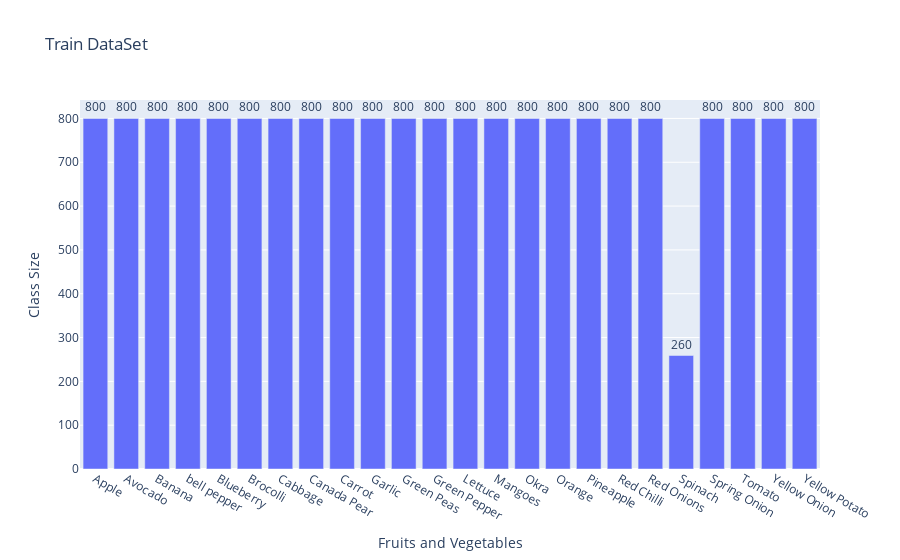

The notebook cell this image was saved under:
### Markdown cell above
Import Inception

### Code cell
import plotly.express as px

fig = px.bar(train_class_dist.keys(), x=list(train_class_dist.keys()), y=list(train_class_dist.values()),labels={"y":"Class Size", "x":"Fruits and Vegetables"},title="Train DataSet")
fig.update_traces(texttemplate='%{y:.2s}', textposition='outside')

fig.show()

### Figure 1 — Plotly figure (JSON) as saved in the notebook; plotly's stock layout.template omitted (floating-point values rounded to 4 significant figures)
{"data": [{"alignmentgroup": "True", "hoverlabel": {"namelength": 0}, "hovertemplate": "Fruits and Vegetables=%{x}<br>Class Size=%{y}", "legendgroup": "", "marker": {"color": "#636efa"}, "name": "", "offsetgroup": "", "orientation": "v", "showlegend": false, "textposition": "outside", "texttemplate": "%{y:.2s}", "type": "bar", "x": ["Apple", "Avocado", "Banana", "bell pepper", "Blueberry", "Brocolli", "Cabbage", "Canada Pear", "Carrot", "Garlic", "Green Peas", "Green Pepper", "Lettuce", "Mangoes", "Okra", "Orange", "Pineapple", "Red Chilli", "Red Onions", "Spinach", "Spring Onion", "Tomato", "Yellow Onion", "Yellow Potato"], "xaxis": "x", "y": [800, 800, 800, 800, 800, 800, 800, 800, 800, 800, 800, 800, 800, 800, 800, 800, 800, 800, 800, 259, 800, 800, 800, 800], "yaxis": "y"}], "layout": {"barmode": "relative", "legend": {"tracegroupgap": 0}, "title": {"text": "Train DataSet"}, "xaxis": {"anchor": "y", "domain": [0, 1], "title": {"text": "Fruits and Vegetables"}}, "yaxis": {"anchor": "x", "domain": [0, 1], "title": {"text": "Class Size"}}}}
